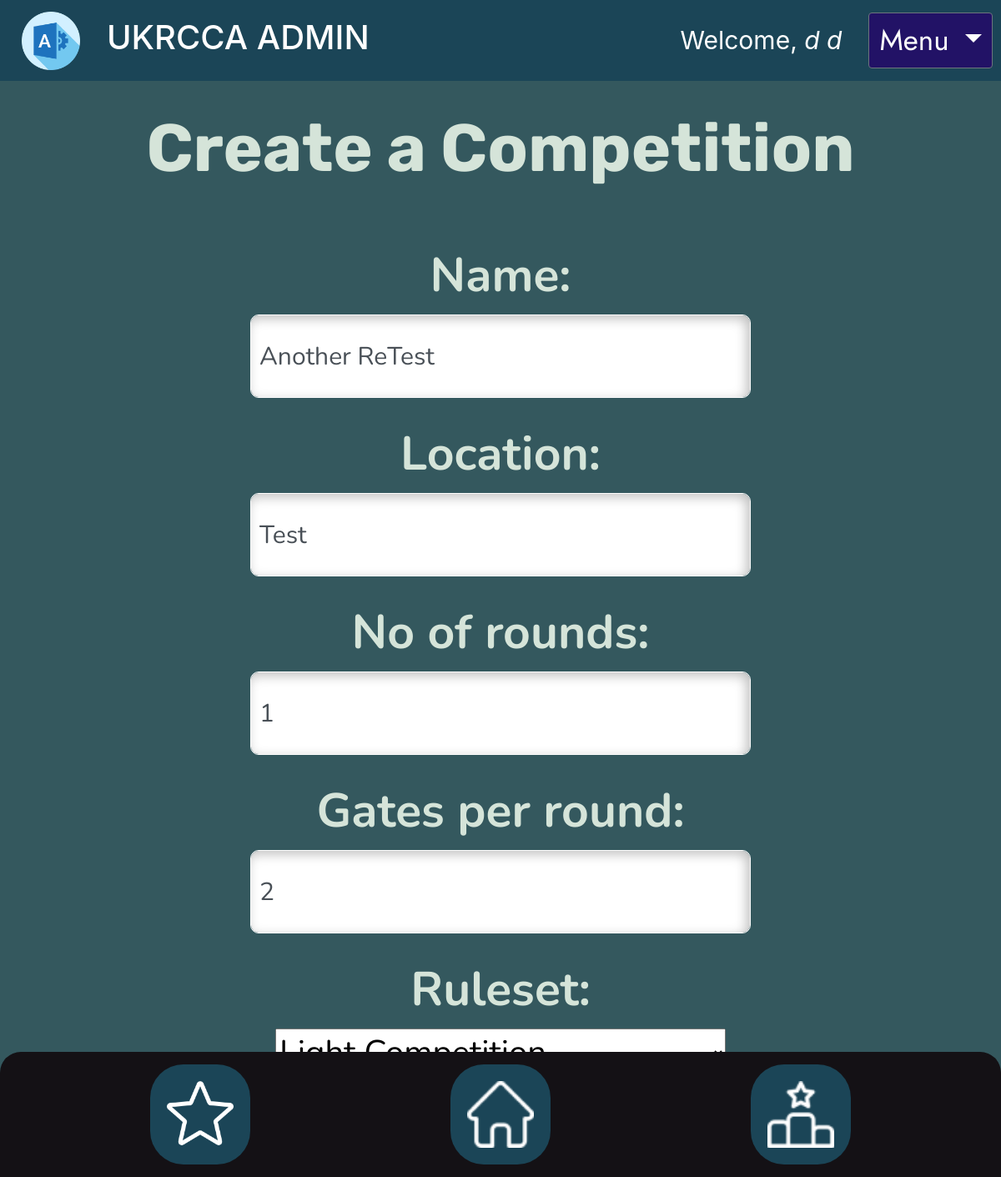
/account/comp/51/ (signed in), run on the app's committed database.
### database/models.py (models this page shows, shortened)
class NewUser(AbstractBaseUser, PermissionsMixin):
    email = models.EmailField(_('email address'), unique=True, error_messages={
                              'unique': 'The email you entered already exists.'})
    user_name = models.CharField(max_length=150, unique=True, error_messages={
                                 'unique': 'The username you entered already exists.'})
    first_name = models.CharField(max_length=150, blank=True)
    last_name = models.CharField(max_length=150, blank=True)
    start_date = models.DateTimeField(default=timezone.now)
    about = models.TextField(_(
        'about'), max_length=500, blank=True)
    is_staff = models.BooleanField(default=False)
    is_active = models.BooleanField(default=False)
    objects = CustomAccountManager()
    USERNAME_FIELD = 'email'
    REQUIRED_FIELDS = ['user_name', 'first_name', 'last_name']

class Competition(models.Model):
    name = models.CharField(max_length=100)
    location = models.CharField(max_length=50)
    no_of_rounds = models.IntegerField(validators=[MinValueValidator(
        1, message='Please enter a number greater than or equal to 1'), MaxValueValidator(30, message='Please enter a number less than or equal to 30')])
    gates_per_round = models.IntegerField(
        validators=[MinValueValidator(1), MaxValueValidator(30)])
    ruleset = models.ForeignKey(Ruleset, on_delete=models.CASCADE)
    ref_code = models.CharField(
        max_length=10,
        blank=True,
        editable=False,
        unique=True,
        default=get_random_string(
            5, allowed_chars=string.ascii_uppercase + string.digits)
    )

class Ruleset(models.Model):
    name = models.CharField(max_length=100, unique=True)
    def __str__(self):
        return self.name

### database/views.py (the view, shortened to what this page needs)
# urls.py: path('comp/<int:id>/', views.comp_form, name='comp_update'),
@login_required
def comp_form(request, id=0):
    if request.method == "GET":
        if id == 0:
            form = CompetitionForm()
        else:
            comp = Competition.objects.get(pk=id)
            form = CompetitionForm(instance=comp)
        return render(request, "competition_register/comp_form.html", {'form': form})

### database/forms.py
class CompetitionForm(forms.ModelForm):
    class Meta:
        model = Competition
        fields = '__all__'
        widgets = {
            'name': forms.TextInput(attrs={
                'placeholder': 'Name',
                'class': 'form-control',
                'style': 'padding-left: 10px; width: 600px'
            }),
            'location': forms.TextInput(attrs={
                'placeholder': 'Location',
                'class': 'form-control',
                'style': 'padding-left: 10px; width: 600px'
            }),
            'no_of_rounds': forms.NumberInput(attrs={
                'placeholder': 'No of Rounds',
                'class': 'form-control',
                'style': 'padding-left: 10px; width: 600px'
            }),
            'gates_per_round': forms.NumberInput(attrs={
                'placeholder': 'Gates per round',
                'class': 'form-control',
                'style': 'padding-left: 10px; width: 600px'
            }),
        }
    def __init__(self, *args, **kwargs):
        super(CompetitionForm, self).__init__(*args, **kwargs)
        self.fields['name'].required = True
        self.fields['ruleset'].empty_label = "Select Ruleset"

### database/templates/competition_register/comp_form.html (shortened to what this page needs)
{% extends 'base1.html' %}
{% load static %}
{% block head %}
<link rel="stylesheet" href="{% static 'comp_form.css' %}">
{% endblock %}
{% block content %}
<h1 class="head">Create a Competition</h1>
<form class="properties" action="" method="post" autocomplete="off">
    {{ form }}
    <button type="submit" class="btn"><img src="/database/static/narwhal.png" alt="" class="narwhal">SUBMIT</button>
</form>
{% endblock %}

### database/templates/base1.html (shortened to what this page needs)
{% load static %}
<link rel="stylesheet" href="https://cdn.jsdelivr.net/npm/bootstrap@4.0.0/dist/css/bootstrap.min.css"
>
<link rel="stylesheet" href="{% static 'base1.css' %}" />
{% block head %}
{% endblock %}
{% if user.is_staff == False %}
<div class="headerContainer"
  style="margin-bottom: 3vh; display: flex; justify-content: space-between; align-items: center;">
  <a href={% block back %}{% endblock %}><img src="{% static 'back.png' %}" alt="" /></a>
  <div class="pageName" style="padding-top: 20px; margin-left: 15%;">{% block pagename %}{% endblock %}</div>
  {% if user.is_authenticated %}
  <a href="{% url 'logout' %}" class="button"
    style="font-size: 35px; display: flex; align-items: center; text-decoration: none; color: #ffffff; gap: 5px; margin-right: 20px;">
    <svg xmlns="http://www.w3.org/2000/svg" height="70" width="70" fill="currentColor" class="bi bi-door-open"
      viewBox="0 0 16 16" style="padding-right: 5px; height: 40px; width: 40px;">
      <path d="M8.5 10c-.276 0-.5-.448-.5-1s.224-1 .5-1 .5.448.5 1-.224 1-.5 1z" />
      <path
        d="M10.828.122A.5.5 0 0 1 11 .5V1h.5A1.5 1.5 0 0 1 13 2.5V15h1.5a.5.5 0 0 1 0 1h-13a.5.5 0 0 1 0-1H3V1.5a.5.5 0 0 1 .43-.495l7-1a.5.5 0 0 1 .398.117zM11.5 2H11v13h1V2.5a.5.5 0 0 0-.5-.5zM4 1.934V15h6V1.077l-6 .857z" />
    </svg> LOGOUT
  </a>
  {% else %}
  <a href="{% url 'auth-login' %}" class="button"
    style="font-size: 40px; display: flex; align-items: center; text-decoration: none; color: #ffffff; gap: 5px; margin-right: 20px;">
    <svg xmlns="http://www.w3.org/2000/svg" width="70" height="70" fill="currentColor" class="bi bi-door-open"
      viewBox="0 0 16 16" style="padding-right: 5px;">
      <path d="M8.5 10c-.276 0-.5-.448-.5-1s.224-1 .5-1 .5.448.5 1-.224 1-.5 1z" />
      <path
        d="M10.828.122A.5.5 0 0 1 11 .5V1h.5A1.5 1.5 0 0 1 13 2.5V15h1.5a.5.5 0 0 1 0 1h-13a.5.5 0 0 1 0-1H3V1.5a.5.5 0 0 1 .43-.495l7-1a.5.5 0 0 1 .398.117zM11.5 2H11v13h1V2.5a.5.5 0 0 0-.5-.5zM4 1.934V15h6V1.077l-6 .857z" />
    </svg> LOGIN
  </a>
  {% endif %}
</div>
{% else %}
<div class="head-wrap" style="width: 100%; padding: 0; margin: 0;">
  <div class="head-head">
    <div class="top">
      <a href="{% url 'home' %}"><img src="{% static 'admin.png' %}" alt="" class="admin-logo"
          style="height: 70px; margin-left:1rem;"></a>
      <h1 class="logo-title">UKRCCA ADMIN</h1>
    </div>
    <div class="right">
      <p class="greeting" style="font-size: 30px!important;">Welcome, <i>{{ user.first_name }} {{ user.last_name }}</i>
      </p>
      <div class="dropdown">
        <button class="btn btn-secondary dropdown-toggle"
          style="font-size: 35px!important; font-family: 'Jost', sans-serif; background-color: #221266;" type="button"
          id="dropdownMenuButton" data-toggle="dropdown" aria-haspopup="true" aria-expanded="false">
          Menu
        </button>
      </div>
    </div>
  </div>
</div>
{% endif %}
{% block content %}{% endblock %}
<div class="footerContainer">
  <div class="iconBox">
    <a href="{% url 'score' %}"><img class="score" src="{% static 'star.png' %}" alt="" /></a>
  </div>
  <div class="iconBox">
    <a href="{% url 'home' %}"><img src="{% static 'home.png' %}" alt="" /></a>
  </div>
  <div class="iconBox">
    <a href="{% url 'lboard' %}"><img src="{% static 'lboard.png' %}" alt="" /></a>
  </div>
</div>

### database/static/base1.css (style rules this page uses)
* { padding: 0; margin: 0; box-sizing: border-box; }
.head-head { background-color: #1B4557; width: 100%; display: flex; align-items: center; justify-content: space-between; padding: 10px; }
.top { display: flex; gap: 2rem; align-items: center; }
.right { display: flex; align-items: center; justify-content: center; gap: 2rem; }
.logo-title, .greeting { color: white; }
p.greeting { color: white; margin-top: 1rem; font-size: 22px; }
.footerContainer { position: absolute; bottom: 0; left: 0; background-color: #141115; width: 100%; height: 150px; display: flex; align-items: center; justify-content: space-evenly; border-radius: 25px 25px 0 0; }
.iconBox img { height: 80px; }
.iconBox { background-color: #1b4557; height: 80%; padding: 20px; border-radius: 40px 40px 40px 40px; margin-left: 5vw; margin-right: 5vw; }

### database/static/comp_form.css (style rules this page uses)
h1.head { margin-top: 10vh; margin-bottom: 100px; position: relative; font-family: 'Rubik'; font-style: normal; font-weight: 700; font-size: 80px; line-height: 2px; display: block; align-items: center; text-align: center; justify-items: center; color: #D5E4D9; }
.properties { font-family: 'Nunito'; display: flex; flex-direction: column; align-items: center; line-height: 2rem; font-size: 40px; width: 100vw; }
.properties input { border-radius: 10px; font-size: 30px; width: 80vw; align-items: center; border: 1px solid rgb(254, 254, 254); height: 100px; margin-bottom: 1rem; box-shadow: inset -4px 4px 14px rgba(0, 0, 0, 0.25); }
label { font-family: 'Nunito'; font-style: 'bold'; font-weight: 700; font-size: 57px; margin-bottom: 35px; margin-top: 40px; line-height: 23px; color: #D5E4D9; }
.properties button.btn { margin-top: 5vh; display: flex; align-items: center; justify-content: center; height: 80px; width: 80vw; gap: 10px; font-family: 'Red Hat Display', sans-serif; font-size: 50px; font-weight: 400; border-radius: 8px; border: none; font-family: 'Nunito'; background-color: rgba(84, 134, 135, 0.5); ; color: white; box-shadow: 0px 6px 7px 1px rgba(0, 0, 0, 0.25); }

### data on the page
NewUser: first_name "d", last_name "d"
Competition: name "Another ReTest", location "Test", no_of_rounds "1", gates_per_round "2"
